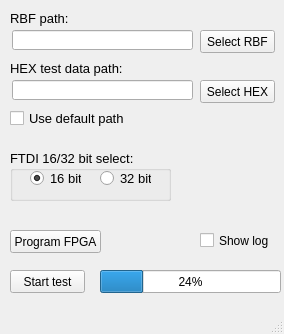
<?xml version="1.0" encoding="UTF-8"?>
<ui version="4.0">
 <class>MainWindow</class>
 <widget class="QMainWindow" name="MainWindow">
  <property name="geometry">
   <rect>
    <x>0</x>
    <y>0</y>
    <width>284</width>
    <height>334</height>
   </rect>
  </property>
  <property name="windowTitle">
   <string>MainWindow</string>
  </property>
  <widget class="QWidget" name="centralwidget">
   <widget class="QPushButton" name="but_sel_rbf">
    <property name="geometry">
     <rect>
      <x>200</x>
      <y>30</y>
      <width>75</width>
      <height>23</height>
     </rect>
    </property>
    <property name="text">
     <string>Select RBF</string>
    </property>
   </widget>
   <widget class="QScrollArea" name="area_log">
    <property name="enabled">
     <bool>false</bool>
    </property>
    <property name="geometry">
     <rect>
      <x>290</x>
      <y>10</y>
      <width>281</width>
      <height>291</height>
     </rect>
    </property>
    <property name="lineWidth">
     <number>2</number>
    </property>
    <property name="widgetResizable">
     <bool>true</bool>
    </property>
    <widget class="QWidget" name="scrollAreaWidgetContents">
     <property name="geometry">
      <rect>
       <x>0</x>
       <y>0</y>
       <width>279</width>
       <height>289</height>
      </rect>
     </property>
    </widget>
   </widget>
   <widget class="QLabel" name="RBF_path">
    <property name="geometry">
     <rect>
      <x>10</x>
      <y>10</y>
      <width>71</width>
      <height>16</height>
     </rect>
    </property>
    <property name="font">
     <font>
      <pointsize>10</pointsize>
     </font>
    </property>
    <property name="text">
     <string>RBF path:</string>
    </property>
   </widget>
   <widget class="QLineEdit" name="tb_rbf_path">
    <property name="geometry">
     <rect>
      <x>12</x>
      <y>30</y>
      <width>181</width>
      <height>20</height>
     </rect>
    </property>
   </widget>
   <widget class="QPushButton" name="but_prog">
    <property name="geometry">
     <rect>
      <x>10</x>
      <y>230</y>
      <width>91</width>
      <height>23</height>
     </rect>
    </property>
    <property name="text">
     <string>Program FPGA</string>
    </property>
   </widget>
   <widget class="QPushButton" name="but_test">
    <property name="geometry">
     <rect>
      <x>10</x>
      <y>270</y>
      <width>75</width>
      <height>23</height>
     </rect>
    </property>
    <property name="text">
     <string>Start test</string>
    </property>
   </widget>
   <widget class="QProgressBar" name="progress_com">
    <property name="geometry">
     <rect>
      <x>100</x>
      <y>270</y>
      <width>181</width>
      <height>23</height>
     </rect>
    </property>
    <property name="value">
     <number>24</number>
    </property>
   </widget>
   <widget class="QLabel" name="HEX_path">
    <property name="geometry">
     <rect>
      <x>10</x>
      <y>60</y>
      <width>121</width>
      <height>16</height>
     </rect>
    </property>
    <property name="font">
     <font>
      <pointsize>10</pointsize>
     </font>
    </property>
    <property name="text">
     <string>HEX test data path:</string>
    </property>
   </widget>
   <widget class="QLineEdit" name="tb_hex_path">
    <property name="geometry">
     <rect>
      <x>12</x>
      <y>80</y>
      <width>181</width>
      <height>20</height>
     </rect>
    </property>
   </widget>
   <widget class="QPushButton" name="but_sel_hex">
    <property name="geometry">
     <rect>
      <x>200</x>
      <y>80</y>
      <width>75</width>
      <height>23</height>
     </rect>
    </property>
    <property name="text">
     <string>Select HEX</string>
    </property>
   </widget>
   <widget class="QCheckBox" name="chbox_def_path">
    <property name="geometry">
     <rect>
      <x>10</x>
      <y>110</y>
      <width>131</width>
      <height>17</height>
     </rect>
    </property>
    <property name="font">
     <font>
      <pointsize>10</pointsize>
     </font>
    </property>
    <property name="text">
     <string>Use default path</string>
    </property>
   </widget>
   <widget class="QGroupBox" name="groupBox">
    <property name="geometry">
     <rect>
      <x>10</x>
      <y>150</y>
      <width>161</width>
      <height>51</height>
     </rect>
    </property>
    <property name="font">
     <font>
      <pointsize>10</pointsize>
     </font>
    </property>
    <property name="title">
     <string>FTDI 16/32 bit select:</string>
    </property>
    <widget class="QRadioButton" name="radBut_16bit">
     <property name="enabled">
      <bool>true</bool>
     </property>
     <property name="geometry">
      <rect>
       <x>20</x>
       <y>20</y>
       <width>51</width>
       <height>17</height>
      </rect>
     </property>
     <property name="text">
      <string>16 bit</string>
     </property>
     <property name="checked">
      <bool>true</bool>
     </property>
    </widget>
    <widget class="QRadioButton" name="radBut_32bit">
     <property name="geometry">
      <rect>
       <x>90</x>
       <y>20</y>
       <width>51</width>
       <height>17</height>
      </rect>
     </property>
     <property name="text">
      <string>32 bit</string>
     </property>
    </widget>
   </widget>
   <widget class="QCheckBox" name="chbox_show_log">
    <property name="geometry">
     <rect>
      <x>200</x>
      <y>230</y>
      <width>81</width>
      <height>21</height>
     </rect>
    </property>
    <property name="text">
     <string>Show log</string>
    </property>
   </widget>
   <zorder>groupBox</zorder>
   <zorder>but_sel_rbf</zorder>
   <zorder>area_log</zorder>
   <zorder>RBF_path</zorder>
   <zorder>tb_rbf_path</zorder>
   <zorder>but_prog</zorder>
   <zorder>but_test</zorder>
   <zorder>progress_com</zorder>
   <zorder>HEX_path</zorder>
   <zorder>tb_hex_path</zorder>
   <zorder>but_sel_hex</zorder>
   <zorder>chbox_def_path</zorder>
   <zorder>chbox_show_log</zorder>
  </widget>
  <widget class="QStatusBar" name="statusbar"/>
  <widget class="QMenuBar" name="menubar">
   <property name="geometry">
    <rect>
     <x>0</x>
     <y>0</y>
     <width>284</width>
     <height>21</height>
    </rect>
   </property>
  </widget>
 </widget>
 <resources/>
 <connections/>
</ui>
